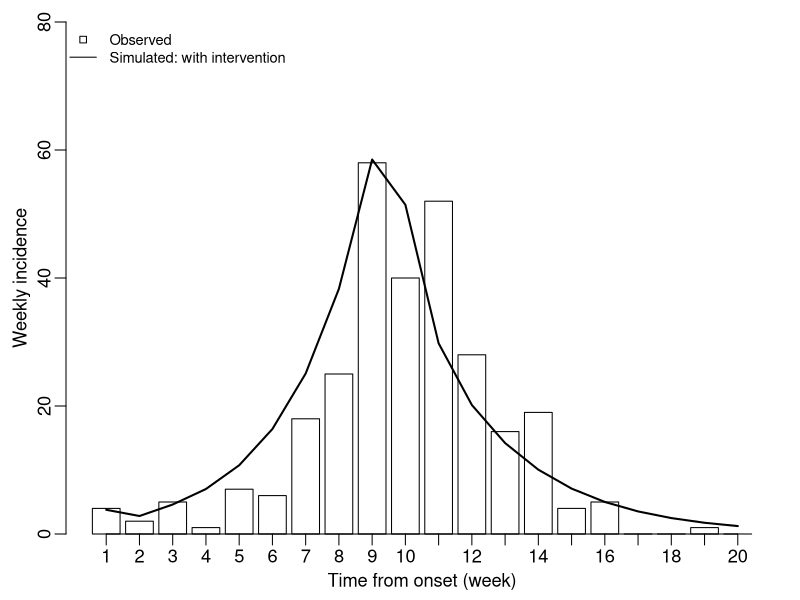
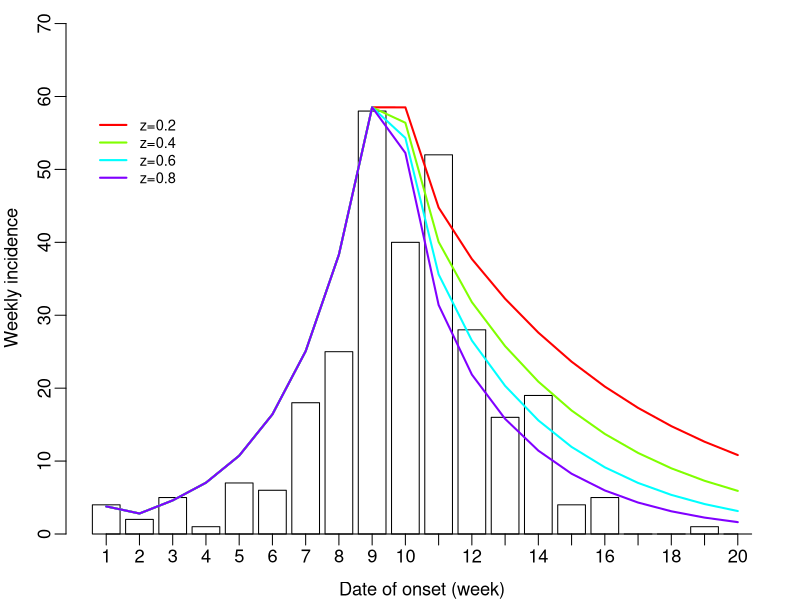

These charts were generated, in order, by the following R code:
## Lab 6: A complex compartmental model for Ebola
## model taken from Legrand et al. 2007

#############################################################################
## !!! NOTE: Please focus on the questions in the lab slides (i.e. pdf file)  
##              -those are the core questions you need to answer. 
## Any additional questions in this R script are meant as guidelines.
#############################################################################

## if you haven't had it installed yet, type in the following first:
## install.packages('deSolve')
library(deSolve)

EBOLA=function(t,state,parameters){
  with(as.list(c(state,parameters)),{
    
    # rate of change
    dS =  -S/N * (beta.I * I + beta.H * H + beta.F * FF);
    dE = S/N * (beta.I * I + beta.H * H  +  beta.F * FF)  -  alpha * E
    dI = alpha * E - I * (gamma.h * theta1 + gamma.d * (1 - theta1) * delta1 + gamma.i * (1 - theta1) * (1 - delta1));
    dH = gamma.h * theta1 * I - gamma.dh * delta2 * H  -  gamma.ih * (1 - delta2) * H
    dFF =  gamma.dh * delta2 * H  +  gamma.d * (1 - theta1) * delta1 * I  -  gamma.f * FF
    dR =  gamma.f * FF  +  gamma.i * (1 - theta1) * (1 - delta1) * I  +  gamma.ih * (1 - delta2) * H
    
    dcumInci = alpha * E # cumulative incidence
    
    # return the rate of change
    list(c(dS,  dE,  dI,  dH,  dFF,  dR,  dcumInci))
  }) # end with(as.list...)
}

####################################################################################
## Simulate the DRC 1995 outbreak
####################################################################################
# Initial conditions:
N=2e5; E0=H0=FF0=R0=0; I0=3; cumInci0=3; S0=N-I0;
state=c(S=S0,E=E0,I=I0,H=H0,FF=FF0,R=R0,cumInci=cumInci0);

## parameters for the DRC 1995 outbreak (Tables 3 & 4 in Legrand et al. 2007)
# no intervention
alpha=1/7; # incubation period: 7 days
gamma.h=1/5; # from onset to hopspitalization: 5 days
gamma.d=1/9.6; # from onset to death: 9.6 days
gamma.i=1/10; # from onset to end of infectiousness for survivors: 10 days
gamma.f=1/2; # from death to traditional burial 2 days
gamma.ih=1/(10-5); # from hospitalization to end of infectiousness for survivors
gamma.dh=1/(9.6-5); # from hospitalization to death
theta1=.67; # proportion infectious in the hospital
delta1=.8; # CFR for unhospitalized
delta2=.8; # CFR for hospitalize
p=.85; ## reduced by a factor of p as we are running it deterministically
beta.I=.588/7; # transmission rate in the community
beta.H=.794/7; # transmission rate in the hospital
beta.F=7.653/7 * p # transmission rate at funerals; 

# parms without intervention
parmsNoCtrl=c(alpha=alpha, # incubation period: 7 days
              gamma.h=gamma.h, # from onset to hopspitalization: 5 days
              gamma.d=gamma.d, # from onset to death: 9.6 days
              gamma.i=gamma.i, # from onset to end of infectiousness for survivors: 10 days
              gamma.f=gamma.f, # from death to traditional burial 2 days
              gamma.ih=gamma.ih, # from hospitalization to end of infectiousness for survivors
              gamma.dh=gamma.dh, # from hospitalization to death
              theta1=theta1, # proportion infectious in the hospital
              delta1=delta1, # CFR for unhospitalized
              delta2=delta2, # CFR for hospitalize
              beta.I=beta.I, # transmission rate in the community
              beta.H=beta.H, # transmission rate in the hospital
              beta.F=beta.F # transmission rate at funerals, 
);


####################################
## FIRST RUN WITHOUT CONTROL FOR 20 WEEKS:
####################################
# Now run the model for 20 weeks (i.e.: times=1:140) using the initial conditions on Slide #8 and the parameters for when no intervention is in place (Slides # 9)
# [Q1] If no intervention were in place, what would happen?  Plot your results (e.g. cumulative incidence or weekly incidence) and describe what you found (1 pt)

 # CODE ON YOUR OWN







#######################################
## NOW RUN IT WITH INTERVENTION AFTER 9 WEEK OF FIRST CASE
#######################################

# parms with intervention
z=.88; # intervention in the community
z.H=.75; # intervention in the hospital
z.F=0.875; # intervention in safe burial
parmsCtrl=c(alpha=alpha, # incubation period: 7 days
            gamma.h=gamma.h, # from onset to hopspitalization: 5 days
            gamma.d=gamma.d, # from onset to death: 9.6 days
            gamma.i=gamma.i, # from onset to end of infectiousness for survivors: 10 days
            gamma.f=gamma.f, # from death to traditional burial 2 days
            gamma.ih=gamma.ih, # from hospitalization to end of infectiousness for survivors
            gamma.dh=gamma.dh, # from hospitalization to death
            theta1=theta1, # proportion infectious in the hospital
            delta1=delta1, # CFR for unhospitalized
            delta2=delta2, # CFR for hospitalize
            beta.I=beta.I * (1-z), # transmission rate in the community
            beta.H=beta.H * (1-z.H), # transmission rate in the hospital
            beta.F=beta.F * (1-z.F) # transmission rate at funerals, 
);

## simulation starts on Mar 1, no intervention until May 4 (~9 weeks later)
## last case identified on July 12 (~19w weeks later)
times1=seq(1,9*7,by=1); # first 9 weeks with out intervention
times2=seq(9*7, 20*7,by=1); # afterward with incidence

# Stage 1: no intervention
simNoCtrl=ode(y=state,times=times1,func=EBOLA,parms=parmsNoCtrl);

# Stage 2: yes intervention
state2=c(S=tail(simNoCtrl[,'S'],1),E=tail(simNoCtrl[,'E'],1),
         I=tail(simNoCtrl[,'I'],1),H=tail(simNoCtrl[,'H'],1),
         FF=tail(simNoCtrl[,'FF'],1),R=tail(simNoCtrl[,'R'],1),
         cumInci=tail(simNoCtrl[,'cumInci'],1));
simCtrl=ode(y=state2,times=times2,func=EBOLA,parms=parmsCtrl);

# Combine the two
sim2=rbind(simNoCtrl,simCtrl[-1,])

inci2=sim2[seq(7,nrow(sim2),by=7),'cumInci']-c(0,sim2[seq(7,nrow(sim2)-7,by=7),'cumInci']) # get weekly incidence


#######################################
## COMPARE: NO-INTERVENTION, YES-INTERVENTION, OBSERVATIONS
#######################################
## mock data
dates=seq(as.Date('1995/3/4'),as.Date('1995/7/15'),by=7);
obs=c(4,2,5,1,7,6,18,25,58,40,52,28,16,19,4,5,0,0,1,0); # 291 cases
da=cbind(dates,obs)

## plot results：simulated (with intervention) v. observations
par(mfrow=c(1,1), mar=c(3,3,1,1),mgp=c(1.6,.5,0),cex=1.1)
## Note: In barplot, bars are not drawn at intervals 1:10, etc., but on something else. 
## The actual x-coodinates can be seen if you save your barplot object. 
df.bar=barplot(obs,col='white',xlab='Time from onset (week)',
               ylab='Weekly incidence',ylim=c(0,80))
axis(1,at=df.bar,lab=1:20)
lines(x=df.bar, y=inci2,lwd=2) # use 'x=df.bar' to match with weeks
legend('topleft',c('Observed','Simulated: with intervention'),
       lty=c(NA,1),pch=c(0,NA),col=c('black','black'),cex=.8,bty='n')


##########################
### Q3: compare intervention with no intervention

  # CODE ON YOUR OWN plot and compare all three 





##############################################################################
## SENSITIVITY TESTS & EFFECTIVENESS OF INTERVENTION
##############################################################################
## Reduction in transmission within the community:
times1=seq(1,9*7,by=1); # first wk weeks with out intervention
times2=seq(9*7, 20*7,by=1);

zs=seq(.2,.8,by=.2)
res=matrix(0,20,length(zs))
for (i in 1:length(zs)){
  z=zs[i]; # intervention in the community
  z.H=0.75; # intervention in the hospital
  z.F=0.875; # intervention in safe burial
  parmsCtrl=c(alpha=alpha, # incubation period: 7 days
              gamma.h=gamma.h, # from onset to hopspitalization: 5 days
              gamma.d=gamma.d, # from onset to death: 9.6 days
              gamma.i=gamma.i, # from onset to end of infectiousness for survivors: 10 days
              gamma.f=gamma.f, # from death to traditional burial 2 days
              gamma.ih=gamma.ih, # from hospitalization to end of infectiousness for survivors
              gamma.dh=gamma.dh, # from hospitalization to death
              theta1=theta1, # proportion infectious in the hospital
              delta1=delta1, # CFR for unhospitalized
              delta2=delta2, # CFR for hospitalize
              beta.I=beta.I * (1-z), # transmission rate in the community
              beta.H=beta.H * (1-z.H), # transmission rate in the hospital
              beta.F=beta.F * (1-z.F) # transmission rate at funerals, 
  );
  simNoCtrl=ode(y=state,times=times1,func=EBOLA,parms=parmsNoCtrl);
  state2=c(S=tail(simNoCtrl[,'S'],1),E=tail(simNoCtrl[,'E'],1),I=tail(simNoCtrl[,'I'],1),
           H=tail(simNoCtrl[,'H'],1),FF=tail(simNoCtrl[,'FF'],1),R=tail(simNoCtrl[,'R'],1),
           Inci=tail(simNoCtrl[,'cumInci'],1));
  simCtrl=ode(y=state2,times=times2,func=EBOLA,parms=parmsCtrl);
  sim=rbind(simNoCtrl,simCtrl[-1,])
  # save the result before exiting the loop
  res[,i]=sim[seq(7,nrow(sim),by=7),'cumInci']-c(0,sim[seq(7,nrow(sim)-7,by=7),'cumInci']) # get weekly incidence
}

ymax=max(res)*1.2
par(mar=c(3,3,1,1),mgp=c(2,.5,0),cex=1.1)
df.bar=barplot(obs,col='white',xlab='Date of onset (week)',
               ylab='Weekly incidence',ylim=c(0,ymax))
axis(1,at=df.bar,lab=1:20)
matlines(x=df.bar, y=res,lty=1, lwd=2,col=rainbow(ncol(res))) # use 'x=df.bar' to match with weeks
legend(0,ymax/1.2,c(paste('z=',zs,sep='')),
       lty=1, lwd=2,col=rainbow(ncol(res)),bty='n',cex=.8)



## NOW ADAPT THE CODE ABOVE TO COMPLETE THE EXERCISE BELOW:


##############################
# intervention at the hospital
##############################


##############################
# Intervention at the funerals
##############################


##############################
## Timing of intervention
##############################
